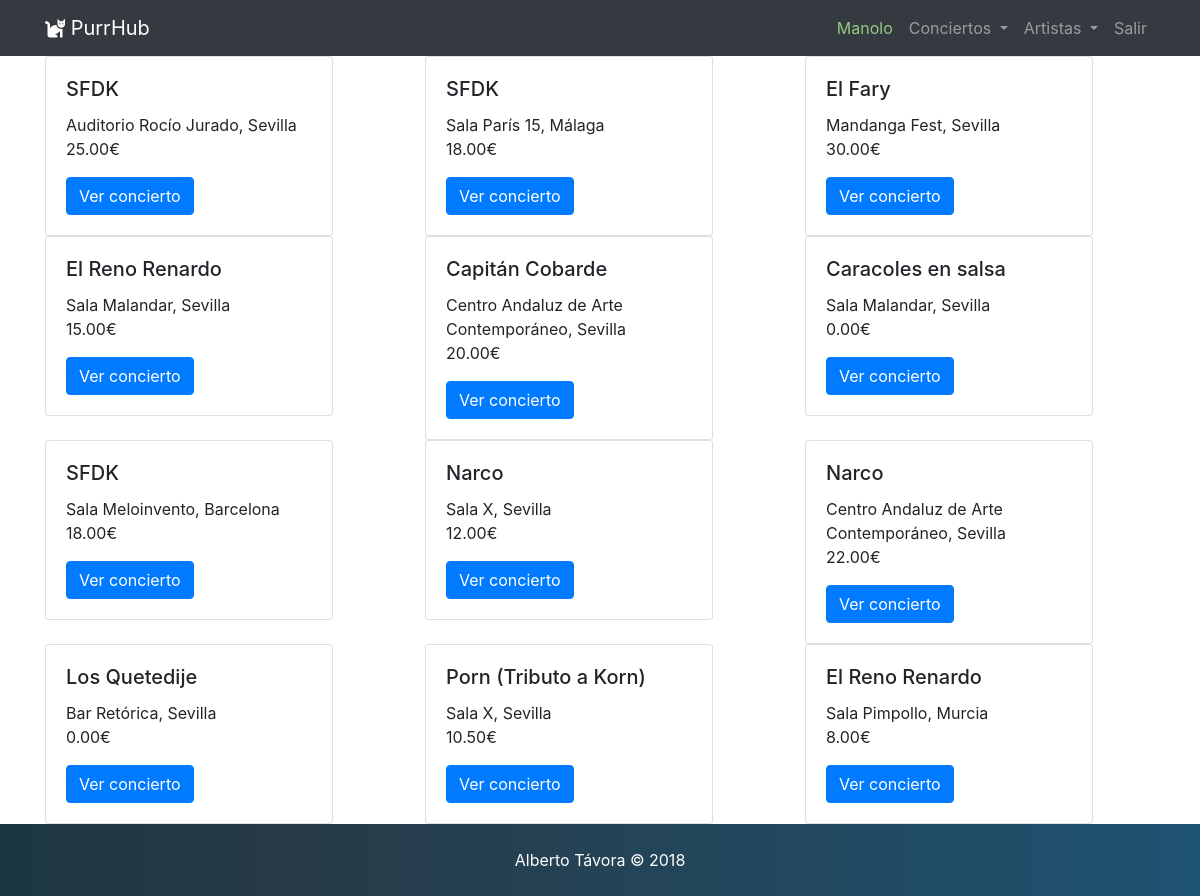
The page /mis_conciertos/index.php (signed in) on the database its author committed.
### tables this page shows
CREATE TABLE `concerts` (
  `id` int(11) NOT NULL,
  `user_id` int(11) NOT NULL,
  `name` varchar(100) NOT NULL,
  `location` varchar(255) NOT NULL,
  `price` decimal(10,2) NOT NULL,
  `created_at` datetime NOT NULL,
  `updated_at` datetime NOT NULL DEFAULT '0000-00-00 00:00:00' ON UPDATE CURRENT_TIMESTAMP
);

### mis_conciertos/index.php (called while the page is built, shortened)
<?php
require_once '../database/conexion.php';
$user_id = $_SESSION['userdata']['id'];
$query = "SELECT * FROM concerts WHERE user_id = $user_id";
$conciertos_obtenidos = mysqli_query($db, $query);
require_once 'mis_conciertos.view.php';

### mis_conciertos/mis_conciertos.view.php (the view, shortened to what this page needs)
<?php
    require_once '../includes/header.php';
?>
<div class="container">
    <div id="my_lists" class="row">
    <?php while($mis_conciertos = mysqli_fetch_assoc($conciertos_obtenidos)): ?>
        <div class="col-sm">
            <div id="card_list" class="card" style="width: 18rem;">
                <div class="card-body">
                    <h5 class="card-title"><?=$mis_conciertos['name']?></h5>
                    <p class="card-text">
                        <?=$mis_conciertos['location']."<br>"?>
                        <?=$mis_conciertos['price']."€"?>
                    </p>
                    <a href="<?=APP_URL?>concierto/?id=<?=$mis_conciertos['id']?>" class="card-link btn btn-primary">Ver concierto</a>
                </div>
            </div>
        </div>
    <?php endwhile; ?>
</div>
</div>
<?php require_once '../includes/footer.php'; ?>

### rows shown on the page
concerts: name "SFDK", location "Auditorio Rocío Jurado, Sevilla", price "25.00"
concerts: name "SFDK", location "Sala París 15, Málaga", price "18.00"
concerts: name "El Fary", location "Mandanga Fest, Sevilla", price "30.00"
concerts: name "El Reno Renardo", location "Sala Malandar, Sevilla", price "15.00"
concerts: name "Capitán Cobarde", location "Centro Andaluz de Arte Contemporáneo, Sevilla", price "20.00"
concerts: name "Caracoles en salsa", location "Sala Malandar, Sevilla", price "0.00"
concerts: name "SFDK", location "Sala Meloinvento, Barcelona", price "18.00"
concerts: name "Narco", location "Sala X, Sevilla", price "12.00"
concerts: name "Narco", location "Centro Andaluz de Arte Contemporáneo, Sevilla", price "22.00"
concerts: name "Los Quetedije", location "Bar Retórica, Sevilla", price "0.00"
concerts: name "Porn (Tributo a Korn)", location "Sala X, Sevilla", price "10.50"
concerts: name "El Reno Renardo", location "Sala Pimpollo, Murcia", price "8.00"

### other values the page prints
$_SESSION['userdata']['username'] "Manolo"
